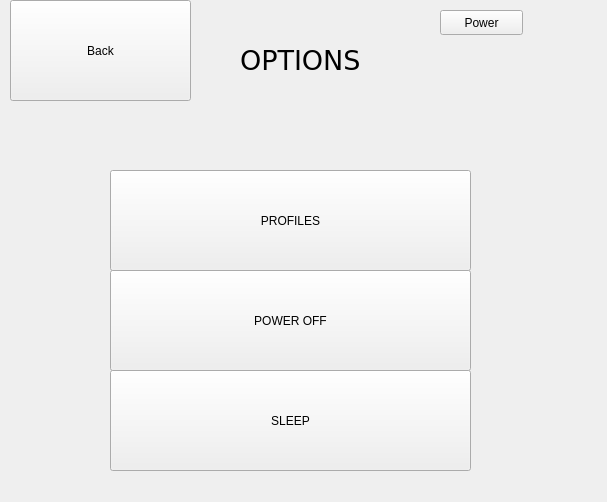
<?xml version="1.0" encoding="UTF-8"?>
<ui version="4.0">
 <class>options</class>
 <widget class="QWidget" name="options">
  <property name="geometry">
   <rect>
    <x>0</x>
    <y>0</y>
    <width>607</width>
    <height>502</height>
   </rect>
  </property>
  <property name="windowTitle">
   <string>Form</string>
  </property>
  <widget class="QLabel" name="OptionsLabel">
   <property name="geometry">
    <rect>
     <x>240</x>
     <y>10</y>
     <width>221</width>
     <height>101</height>
    </rect>
   </property>
   <property name="font">
    <font>
     <family>DejaVu Sans</family>
     <pointsize>20</pointsize>
    </font>
   </property>
   <property name="text">
    <string>OPTIONS</string>
   </property>
  </widget>
  <widget class="QPushButton" name="PowerBtn">
   <property name="geometry">
    <rect>
     <x>110</x>
     <y>270</y>
     <width>361</width>
     <height>101</height>
    </rect>
   </property>
   <property name="text">
    <string>POWER OFF</string>
   </property>
  </widget>
  <widget class="QPushButton" name="SleepBtn">
   <property name="geometry">
    <rect>
     <x>110</x>
     <y>370</y>
     <width>361</width>
     <height>101</height>
    </rect>
   </property>
   <property name="text">
    <string>SLEEP</string>
   </property>
  </widget>
  <widget class="QPushButton" name="ProfilesBtn">
   <property name="geometry">
    <rect>
     <x>110</x>
     <y>170</y>
     <width>361</width>
     <height>101</height>
    </rect>
   </property>
   <property name="text">
    <string>PROFILES</string>
   </property>
  </widget>
  <widget class="QPushButton" name="LogoBtn">
   <property name="geometry">
    <rect>
     <x>10</x>
     <y>0</y>
     <width>181</width>
     <height>101</height>
    </rect>
   </property>
   <property name="text">
    <string>Back</string>
   </property>
  </widget>
  <widget class="QPushButton" name="PowerBtn_2">
   <property name="geometry">
    <rect>
     <x>440</x>
     <y>10</y>
     <width>83</width>
     <height>25</height>
    </rect>
   </property>
   <property name="text">
    <string>Power</string>
   </property>
  </widget>
 </widget>
 <resources/>
 <connections/>
</ui>
